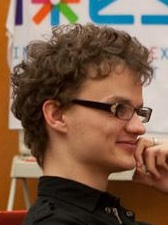
%> input picture Uryasheva/final code/vlfeat-0.9.18/docsrc/images/lenc.jpg, 168 x 225 px; its folder holds 4 pictures in this run
$ octave TesterChallengeGamma.m   (GNU Octave 9; MATLAB toolbox functions it lacks are replaced by stand-ins)
%> lines starting %> are read from the running program, lines starting %| are printed output that depends on the picture
### TesterChallenge/arutar/gammacorrection.m
function Correction = gammacorrection(img,GammaValue)
%
%    Function to calculate the Gamma Correction for a particular image
%
% Author: Pranam Janney                           02/11/2003    14:30
% Email : pranamjanney@yahoo.com
%
%
% Usage:
% Correction = gammacorrection(InputImage,GammaValue)
% Outputs:
%         Correction = gamma correction for the input image
% Inputs:
%         Image = input image file
%         GammaValue= gamma correction factor, if not specified gamma = 1
%

Err = 0;
if nargin < 2
    GammaValue = 1;
    disp('Default value for gamma = 1');
elseif nargin ==2 & GammaValue < 0
    GammaValue = 1;
    disp('GammaValue < 0, Default value considered, Gammavalue = 1');
elseif nargin > 2
    disp('Error : Too many input parameters');
    Err = 1;
end
if Err ~= 1
% x = imread(Image);
x = double(img);
Correction = 1 * (x/1).^ GammaValue;
end;

### TesterChallenge/arutar/FindImageGamma.m
function [ imgIdx ] = FindImageGamma( Folder, img )
%FINDIMAGE Summary of this function goes here
%   Detailed explanation goes here

Imgs = dir([Folder '/' '*.jpg']);
ImgsSize = size(Imgs,1);
sizeX = size(img,1);
sizeY = size(img,2);
imgIdx = 0;

for i = 1:ImgsSize
    img_ = double(imread([Folder '/' Imgs(i).name]));
    img_ = img_(1:sizeX, 1:sizeY, :) ./ 255;
    gamma = log(img) ./ log(img_);
    gamma_est = max(gamma(:)) - min(gamma(:));
    if ( gamma_est < 1e-09 && gamma_est ~= 0 )
        imgIdx = i;
        break;
    end
end

end

### TesterChallenge/arutar/TesterChallengeGamma.m
clear all;
close all;

tic
% folder with images
Folder = '/Users/mikhail/Projects/images/';


Imgs = dir([Folder '*.jpg']);
corner_size = 100;
NumImgs = size(Imgs,1);
idx = randi(NumImgs);
disp(['Search index = ', num2str(idx)]);

% read image and apply gamma correction
img = double(imread([Folder Imgs(idx).name]));
img = img(1:corner_size, 1:corner_size, :) ./ 255;
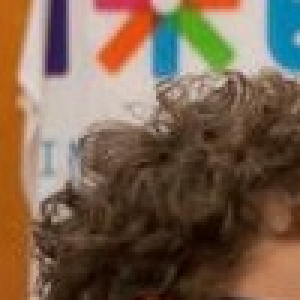
%> img: size 100x100x3 double (shown 3 times larger); mean R, G, B 0.48, 0.389, 0.312
img_e = gammacorrection(img,0.9);

% find image and display found index
idx_ = FindImageGamma(Folder, img_e);
%> in FindImageGamma, `gamma = log(img) ./ log(img_);`: gamma: size 100x100x3 double; 0.49% of the values are NaN or infinite; the others: min 0.9, max 0.9, mean 0.9
%> in FindImageGamma, `gamma_est = max(gamma(:)) - min(gamma(:));`: gamma_est = 1.33e-15
%> idx_ = 1
disp(['Found index = ', num2str(idx_)]);
%| Found index = 1

toc

$ run again, on Uryasheva/final code/vlfeat-0.9.18/docsrc/images/sarbortova.jpg
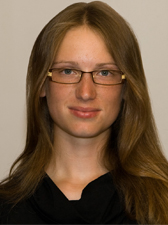
%> input picture Uryasheva/final code/vlfeat-0.9.18/docsrc/images/sarbortova.jpg, 168 x 225 px
%> `img = img(1:corner_size, 1:corner_size, :) ./ 255;`:
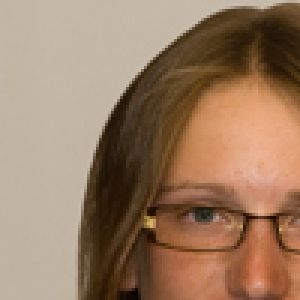
%> img: size 100x100x3 double (shown 3 times larger); mean R, G, B 0.602, 0.485, 0.388
%> gamma: size 100x100x3 double; 0.07% of the values are NaN or infinite; the others: min 0.9, max 0.9, mean 0.9
%> gamma_est = 1.22e-15
%> idx_ = 1
%| Found index = 1

$ run again, on Uryasheva/final code/vlfeat-0.9.18/docsrc/images/sift-mosaic.jpg
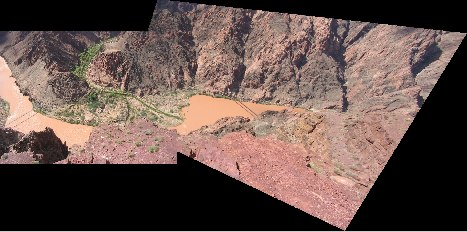
%> input picture Uryasheva/final code/vlfeat-0.9.18/docsrc/images/sift-mosaic.jpg, 467 x 232 px
%> `img = img(1:corner_size, 1:corner_size, :) ./ 255;`:
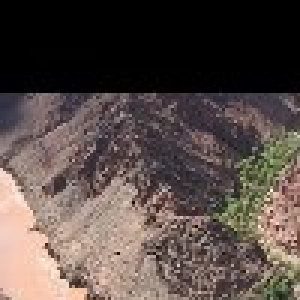
%> img: size 100x100x3 double (shown 3 times larger); mean R, G, B 0.348, 0.3, 0.282
%> gamma: size 100x100x3 double; 26.13% of the values are NaN or infinite; the others: min 0.9, max 0.9, mean 0.9
%> gamma_est = 7.22e-15
%> idx_ = 1
%| Found index = 1
